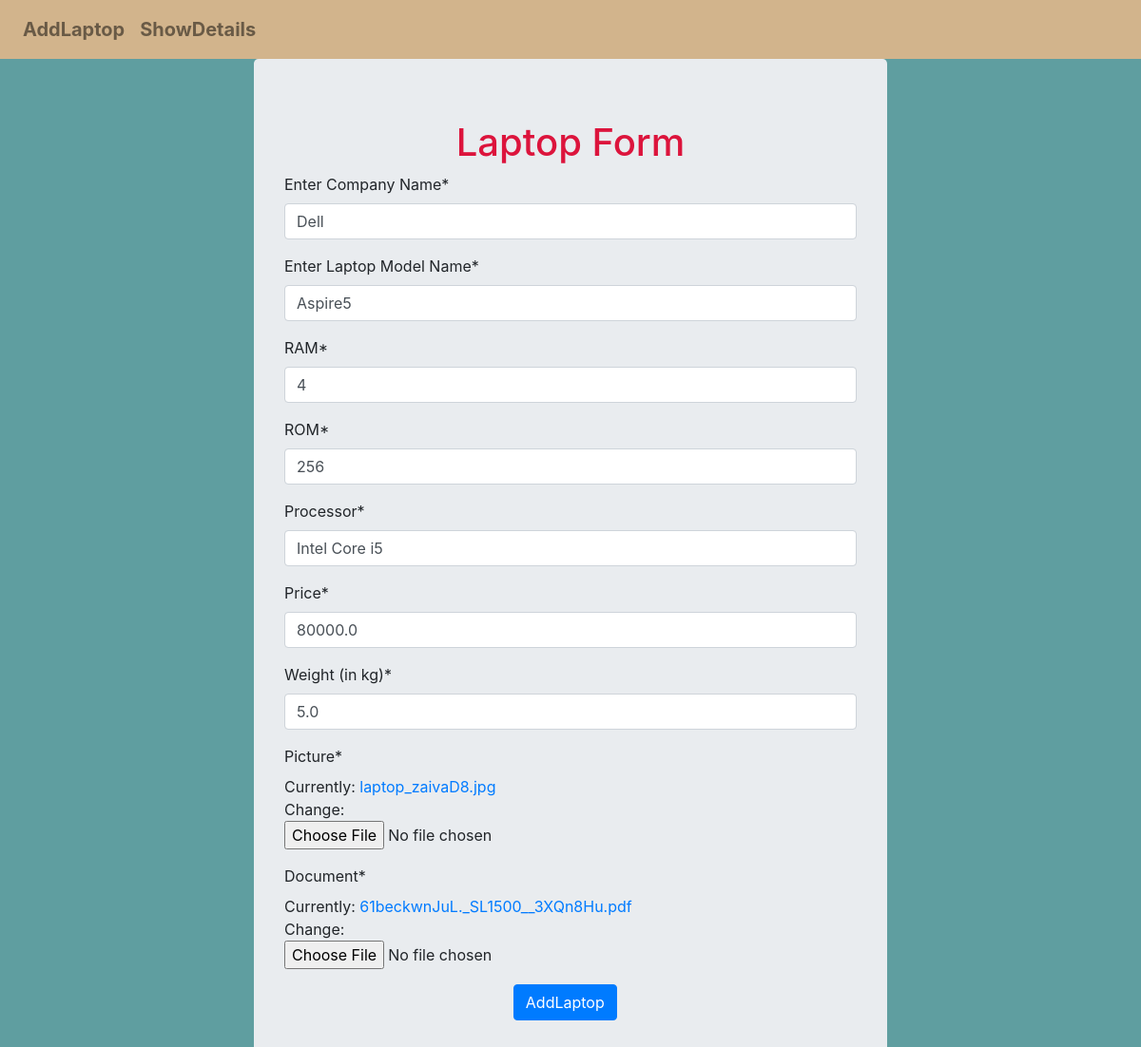
Page /laptop/update/2/ on the committed database.
### LaptopApp/models.py (models this page shows, shortened)
class Laptop(models.Model):
    company = models.CharField(max_length=32)
    model_name = models.CharField(max_length=32)
    ram = models.IntegerField()
    rom = models.IntegerField()
    processor = models.CharField(max_length=32)
    price = models.FloatField()
    weight = models.FloatField()
    picture = models.ImageField(default='')
    document = models.FileField(default='')

### LaptopApp/views.py (the view, shortened to what this page needs)
# urls.py: path('update/<int:i>/',views.LaptopUpdate.as_view(),name='update'),
class LaptopUpdate(View):
    def get(self,request,i):
        laptop = Laptop.objects.get(id=i)
        form = LaptopModelForm(instance=laptop)
        template_name = 'LaptopApp/laptop.html'
        context = {'form':form}
        return render(request, template_name, context)

### LaptopApp/forms.py (shortened to what this page needs)
class LaptopModelForm(forms.ModelForm):
    class Meta:
        model = Laptop
        fields = "__all__"
        labels = {
            'company':'Enter Company Name',
            'model_name':'Enter Laptop Model Name',
            'ram':'RAM',
            'rom':'ROM',
            'weight':'Weight (in kg)'
        }
        widgets = {
            'ram':forms.TextInput(attrs={'placeholder':'in GB'}),
            'rom':forms.TextInput(attrs={'placeholder':'in GB'}),
        }

### templates/LaptopApp/laptop.html (shortened to what this page needs)
{% extends "LaptopApp/base.html" %}
{% load crispy_forms_tags %}
{% block content %}
    <div class="container">
        <form method="post" class="jumbotron " enctype="multipart/form-data" style="margin:auto;width:60%">
            <h1 style="text-align:center;color:crimson">Laptop Form</h1>
            {{form | crispy}}
            <input type="submit" value="AddLaptop" class="btn btn-primary " style="margin-left:40%">
        </form>
    </div>
{% endblock %}

### rows in the picture
Laptop: company "Dell", model_name "Aspire5", ram "4", rom "256", processor "Intel Core i5", price "80000.0", weight "5.0"
